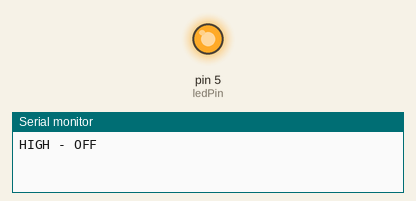
A sketch run on a simulated Arduino Uno, built with avr-gcc and run on an emulated ATmega328P. Parts: output pins drawn as LEDs (lit = HIGH), the last lines printed to the serial monitor.

Above: at 1.5 s.
At 4.5 s:
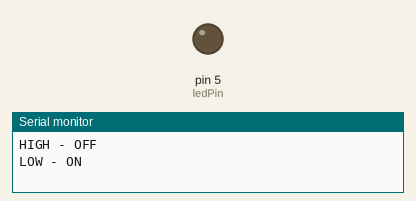
Timing chart, 0 to 7.8 s (numbered marks = the images above):
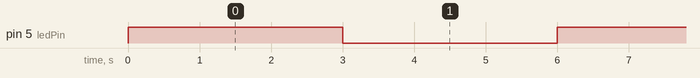

Measured:
- by itself, pin 5 (ledPin): alternates HIGH for 3.0 s and LOW for 3.0 s

The sketch:

blinkD5.ino
```cpp
int ledPin = 5;

void setup() {
  // put your setup code here, to run once:
 Serial.begin(9600);
 pinMode(ledPin, OUTPUT);
  digitalWrite(ledPin, LOW);    // sets the LED off
}

void loop() {
  // put your main code here, to run repeatedly:
  digitalWrite(ledPin, HIGH);   // sets the LED on
  Serial.println("HIGH - OFF");
  delay(3000);                  // waits for a second
  digitalWrite(ledPin, LOW);    // sets the LED off
  Serial.println("LOW - ON");
  delay(3000);                  // waits for a second
}
```
